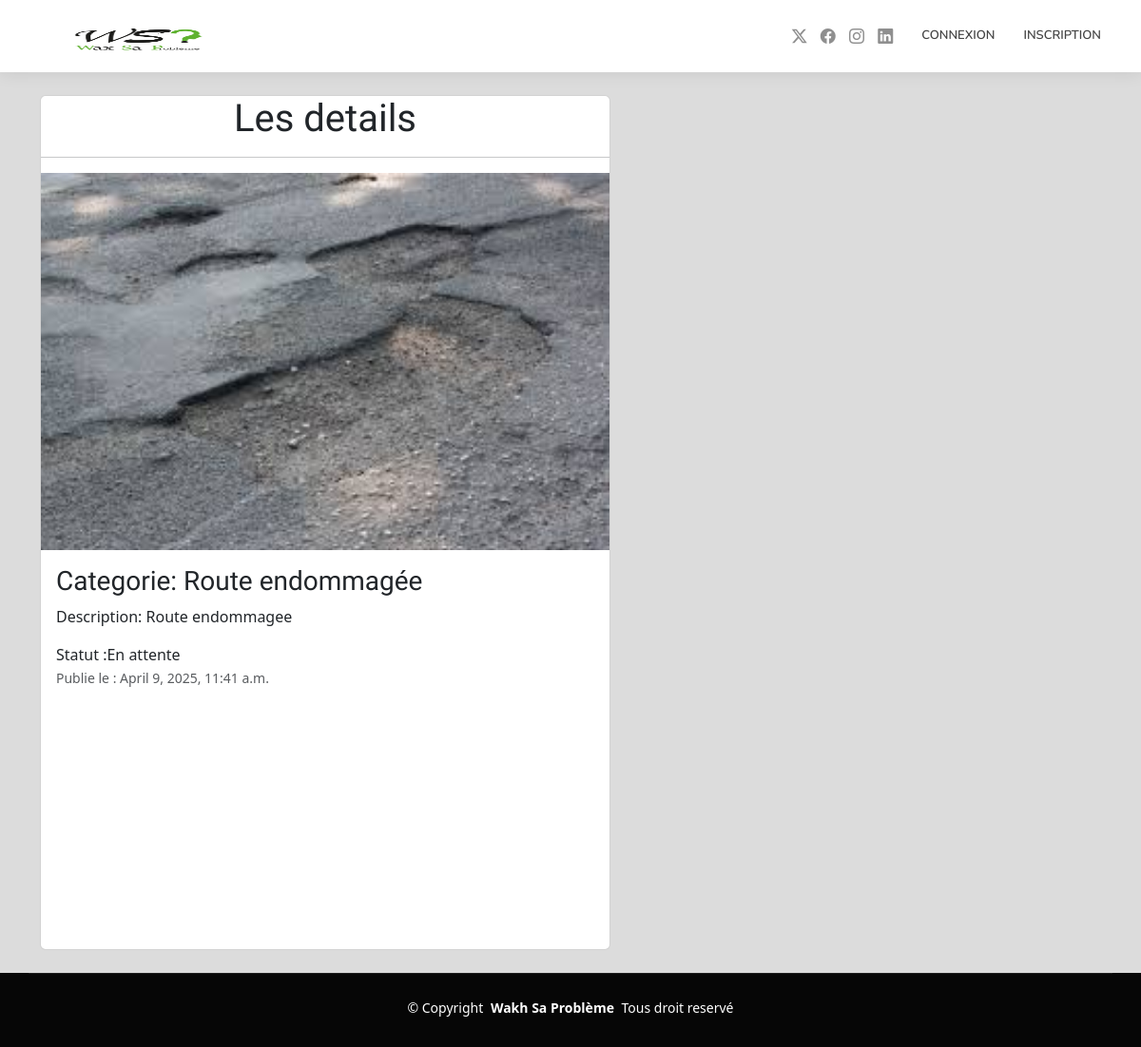
The page /details/1 on the database its author committed.
### plainte/models.py (models this page shows, shortened)
class Plainte(models.Model):
    STATUT = [('En attente', 'En attente'),('En cours', 'En cours'),('Résolue', 'Résolue')]
    CATEGORIES = [('Route endommagée', 'Route endommagée'),('Coupure d\'eau', 'Coupure d\'eau'),('Problème d\'électricité', 'Problème d\'électricité'),('autre', 'Autre')]
    LOCALITER=[('Dakar','Dakar'),('Thies','Thies'),('Mbour','Mbour'),('Saint-louis','Saint-louis'),('Sedhiou','Sedhiou'),('Tambacounda','Tambacounda'),('Louga','Louga')]
    citoyen = models.ForeignKey(User, on_delete=models.CASCADE)
    categorie = models.CharField(max_length=50, choices=CATEGORIES, null=True)
    Localiter= models.CharField(max_length=40, choices=LOCALITER, null=False)
    image=models.ImageField(upload_to='media/', blank=True, null=True)
    description = models.TextField()
    statut = models.CharField(max_length=20, choices=STATUT, default='En attente')
    date_creation = models.DateTimeField(auto_now_add=True)

### plainte/views.py (the view)
# urls.py: path("details/<int:id>", details, name='details'),
def details(request, id):
    plaintes = Plainte.objects.get(id=id)
    return render(request, 'details.html', {'plaintes': plaintes})

### plainte/templates/details.html (shortened to what this page needs)
{% extends 'base.html' %}
{% block content %}
<!DOCTYPE html>
<html lang="en">
<head>
    <link href="https://cdn.jsdelivr.net/npm/bootstrap@5.3.3/dist/css/bootstrap.min.css" rel="stylesheet">
</head>
<body>
    <div class="card mb-30 " style="width: 600px; height: 900px;">
        <div class="text-center">
            <h1>Les details </h1>
            <hr>
        </div>
        {% if plaintes.image %}
            <img src="{{ plaintes.image.url }}" alt="Image de la plainte" style="max-width: 100%;">
        {% else %}
            <p>Aucune image disponible</p>
        {% endif %}
        <div class="card-body">
          <h3 class="card-title">Categorie: {{ plaintes.categorie }}</h3>
          <p class="card-text">Description: {{ plaintes.description }}</p>
          <span class="card-text">Statut :{{ plaintes.statut }}</span>
          <p class="card-text"><small class="text-body-secondary">Publie le : {{ plaintes.date_creation }}</small></p>
        </div>
    </div>
</body>
</html>
{% endblock %}

### static/css/main.css (style rules this page uses)
:root { --default-font: "Roboto", system-ui, -apple-system, "Segoe UI", Roboto, "Helvetica Neue", Arial, "Noto Sans", "Liberation Sans", sans-serif, "Apple Color Emoji", "Segoe UI Emoji", "Segoe UI Symbol", "Noto Color Emoji"; --heading-font: "Raleway", sans-serif; --nav-font: "Nunito", sans-serif; }
:root { --background-color: #ffffff; --default-color: #444444; --heading-color: #111111; --accent-color: #1bbd36; --surface-color: #ffffff; --contrast-color: #ffffff; }
:root { --nav-color: #444444; --nav-hover-color: #1bbd36; --nav-mobile-background-color: #ffffff; --nav-dropdown-background-color: #ffffff; --nav-dropdown-color: #444444; --nav-dropdown-hover-color: #1bbd36; }
:root { scroll-behavior: smooth; }
body { color: var(--default-color); background-color: var(--background-color); font-family: var(--default-font); }
h1, h2, h3, h4, h5, h6 { color: var(--heading-color); font-family: var(--heading-font); }

### plainte/templates/details.html (style rules this page uses)
body { background-color:gainsboro; }

### rows shown on the page
Plainte: image (picture), categorie "Route endommagée", description "Route endommagee", statut "En attente", date_creation "April 9, 2025, 11:41 a.m."
